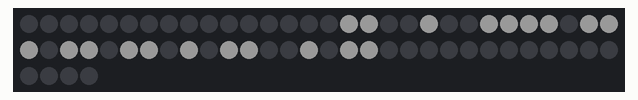
The sketch below on a simulated Arduino Uno, built with avr-gcc and run on an emulated ATmega328P. Parts: 64 RGB LEDs in strip order, left to right, continuing on the next row. Dim RGB values are drawn brighter than linear.

Above: at 0.1 s.
At 8.1 s:
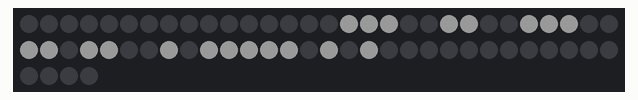
At 16.1 s:
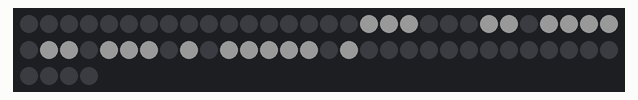
At 24.1 s:
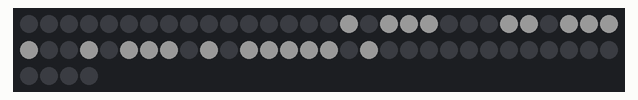
At 32.1 s:
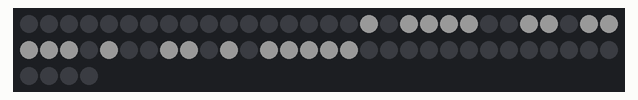
At 48.1 s:
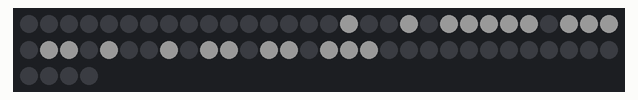

The sketch:

Hi_matrix.ino
```cpp
#include <Adafruit_NeoPixel.h>
int pixel;

Adafruit_NeoPixel matrix(64, 6);

int pixels[64];

void setup() {

  matrix.begin();

  matrix.setBrightness(25);
  for(int i = 0; i < 64; i++)
  {
    pixels[i] = 0;
  }
  pixel = 16;
  for(int i = 0; i < 4; i++)
  {
     pixels[pixel] = 255;
     pixel += 8;
  }
  pixel = 19;
  for(int i = 0; i < 4; i++)
  {
     pixels[pixel] = 255;
     pixel += 8;
  }
  pixels[25] = 255;
  pixels[34] = 255;
  pixel = 21;
  for(int i = 0; i < 4; i++)
  {
     pixels[pixel] = 255;
     pixel += 8;
  }
  pixel = 23;
  for(int i = 0; i < 4; i++)
  {
     pixels[pixel] = 255;
     pixel += 8;
  }
  pixels[22] = 255;
  pixels[46] = 255;
}

void loop() {
  // put your main code here, to run repeatedly:

   int lastRowPixels[7];
      lastRowPixels[0] = pixels[7];
      lastRowPixels[1] = pixels[15];
      lastRowPixels[2] = pixels[23];
      lastRowPixels[3] = pixels[31];
      lastRowPixels[4] = pixels[39];
      lastRowPixels[5] = pixels[47];
      lastRowPixels[6] = pixels[55];
      lastRowPixels[7] = pixels[63];

  //create a firstRowPixels


  pixel = 7;


  for (int i = 0; i < 8; i++)
  {
    for (int d = 0; d < 7; d++)
    {
      pixels[pixel] = pixels[pixel - 1];
      pixel--;
    }
    pixel += 14;
  }
  //set the firstRowPixels = lastRowPixels

  pixels[0] = lastRowPixels[0];
  pixels[8] = lastRowPixels[1];
  pixels[16] = lastRowPixels[2];
  pixels[24] = lastRowPixels[3];
  pixels[32] = lastRowPixels[4];
  pixels[40] = lastRowPixels[5];
  pixels[48] = lastRowPixels[6];
  pixels[56] = lastRowPixels[7];


  for(int i = 0; i < 64; i++)
  {
      matrix.setPixelColor(i, matrix.Color(pixels[i], pixels[i], pixels[i]));
  }


  matrix.show();
  delay(8000);
}
```

Measured:
- by itself, everything shown: repeats every 56.0 s, in 7 steps
- what the display in image 1 shows lasts 8.0 s, from 8.0 s to 16.0 s
